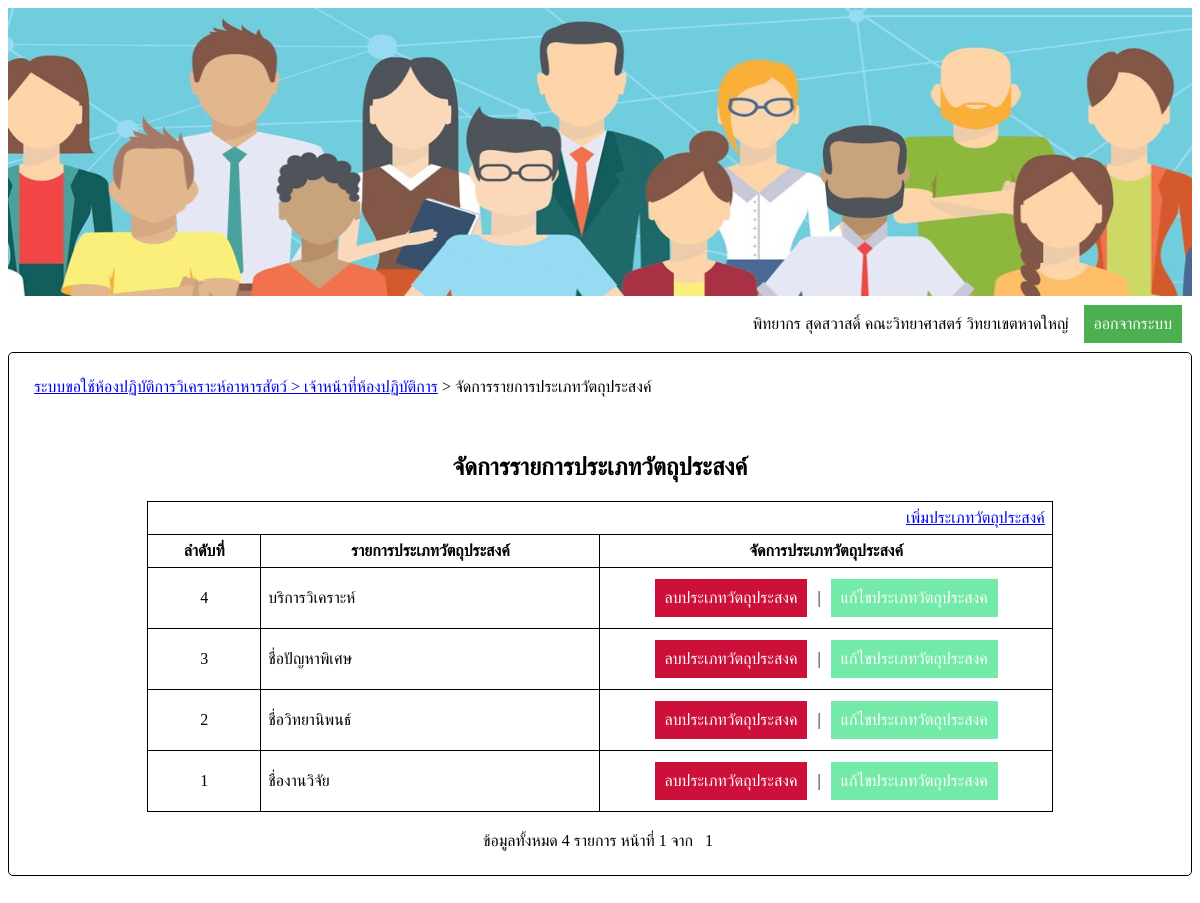
The app's page /AManageObj.php (signed in) with its own data.
### tables this page shows
CREATE TABLE `member` (
  `memCode` int(10) unsigned NOT NULL AUTO_INCREMENT,
  `username` varchar(30) NOT NULL,
  `password` varchar(45) NOT NULL,
  `memlevel` int(1) NOT NULL,
  `name` varchar(30) NOT NULL,
  `email` varchar(30) NOT NULL,
  `passmail` varchar(30) DEFAULT NULL,
  `depCode` char(3) NOT NULL,
  PRIMARY KEY (`memCode`),
  KEY `depCode` (`depCode`),
  CONSTRAINT `member_ibfk_1` FOREIGN KEY (`depCode`) REFERENCES `department` (`depCode`)
);

CREATE TABLE `objective` (
  `objCode` int(3) unsigned NOT NULL AUTO_INCREMENT,
  `objName` varchar(30) NOT NULL,
  PRIMARY KEY (`objCode`)
);

### AManageObj.php (the view, shortened to what this page needs)
<?php
		if(!(isset($_SESSION['memCode']) && isset($_SESSION['memName'])&& isset($_SESSION['facCode'])&& isset($_SESSION['facName'])&& isset($_SESSION['depCode']) && isset($_SESSION['depName'])))
		{
			echo "<script>
					alert('กรุณาเข้าสู่ระบบใหม่อีกครั้ง');
					window.open('login.php','_self');
			</script>";
		}else{
			$memCode = $_SESSION['memCode'];
			require('connectDB.php');
			$sqlSearchSessionMember = "select * from member where memCode='$memCode';";
			$resultSearchSessionMember = mysqli_query($con,$sqlSearchSessionMember);
			$recnumSearchSessionMember = mysqli_fetch_array($resultSearchSessionMember);
			$memName = $recnumSearchSessionMember[4];
			$facName = $_SESSION['facName'];
		}
?>
<html>
<head>
</head>
<body>
	<center>
		<img src='img/hrm_3.jpg'>
	</center>
	<table id='tbLog' cellpadding='5' width='100%'>
		<tr align='right'>
			<td width='90%'>
				<?php echo "$memName $facName วิทยาเขตหาดใหญ่";  ?>
			</td>
			<td align='center'>
				<button id='signOut'>ออกจากระบบ</button>
			</td>
		</tr>
	</table>
	<table id='myTable' width='100%' cellspacing='10' cellpadding='5'>
		<tr>
			<td colspan='3'><a href='Amain.php'> ระบบขอใช้ห้องปฏิบัติการวิเคราะห์อาหารสัตว์ > เจ้าหน้าที่ห้องปฏิบัติการ</a> > จัดการรายการประเภทวัตถุประสงค์</td>
		</tr>
		<tr>
			<td>&nbsp;</td>
		</tr>
		<tr>
			<td>
				<div align='center'>
					<h2>จัดการรายการประเภทวัตถุประสงค์</h2>
				</div>
				<table border='1' id='tbAnalysis' align='center' cellpadding='7' width='80%'>
					<tr align='right'>
						<td colspan='3'><a href='AAddObjective.php'>เพิ่มประเภทวัตถุประสงค์</a></td>
					</tr>
					<tr>
						<th width='10%'>ลำดับที่</th>
						<th width='30%'>รายการประเภทวัตถุประสงค์</th>
						<th width='40%'>จัดการประเภทวัตถุประสงค์</th>
					</tr>
					<?php
						require('connectDB.php');
						$sqlShowAnaList = "select * from objective";
						$resultShowAnaList = mysqli_query($con,$sqlShowAnaList);
						$numRowShowAnalist = mysqli_num_rows($resultShowAnaList);
						$perPage = 10;
						if(isset($_REQUEST['pageNo']))
						{
							$pageNo = $_REQUEST['pageNo'];
						}else
						{
							$pageNo = 1;
						}
						$pageStart = ($perPage*$pageNo)-$perPage;
						if($pageStart>=$numRowShowAnalist)
						{
							$totalPage = 1;
						}else
						{
							if(($numRowShowAnalist%$perPage)==0)
							{
								$totalPage = ($numRowShowAnalist/$perPage);
							}else
							{
								$totalPage = ($numRowShowAnalist/$perPage)+1;
								$totalPage = (int)$totalPage;
							}
						}
						$sqlShowAnaList .= " order by objCode desc limit $pageStart,$perPage;";
						$resultShowAnaList = mysqli_query($con,$sqlShowAnaList);
						$s = $numRowShowAnalist-$pageStart+1;
						while($recnumShowAnalist = mysqli_fetch_array($resultShowAnaList))
						{
							$s--;
							echo "<tr>
									<td><div id = '$s' class='$recnumShowAnalist[0]' align='center'>$s</div></td>
									<td>$recnumShowAnalist[1]</td>
									<td style='text-align:center;'>
										<button id='btDelAna' >ลบประเภทวัตถุประสงค</button>&nbsp;&nbsp;|&nbsp;
										<button id='btEditAna'>แก้ไขประเภทวัตถุประสงค</button>
									</td>
								</tr>";
						}
					?>
				</table>
			</td>
		</tr>
		<tr>
			<td align='center'>
				ข้อมูลทั้งหมด&nbsp;<?php echo $numRowShowAnalist; ?>&nbsp;รายการ&nbsp;หน้าที่ <?php echo $pageNo?>&nbsp;จาก&nbsp;
				<?php
				for($i=1;$i<=$totalPage;$i++)
				{
					$page1 = $pageNo-2;
					$page2 = $pageNo+2;
					if($i!=$pageNo && $i>=$page1 && $i <= $page2)
					{
						echo "[&nbsp;<a href='AManageObj.php?pageNo=$i'>$i</a>&nbsp;]";
					}else
					{
						if($i==$pageNo)
						{
							echo "&nbsp;$i&nbsp;";
						}
					}
				}
				?>
			</td>
		</tr>
	</table>
	<br><br>
</body>
</html>

### AManageObj.php (style rules this page uses)
body { font-family: sarabun; font-size: 100%; line-height: 1.5; height:90% }
img { height:40%; width:100%; }
table,#fixTB { border:1px solid black; border-collapse: collapse; }
#tbLog { border-left: none; border-right:none; border-top:none; border-bottom:none; }
#signOut { background-color: #4CAF50; border: none; color: white; padding:10px 10px; text-align:center; text-decoration:none; display: inline-block; font-size: 16px; margin: 4px 2px; cursor: pointer; }
#btDelAna { background-color: #CD1039; border: none; color: white; padding:10px 10px; text-align:center; text-decoration:none; display: inline-block; font-size: 16px; margin: 4px 2px; cursor: pointer; }
#btEditAna { background-color: #73EAA8; border: none; color: white; padding:10px 10px; text-align:center; text-decoration:none; display: inline-block; font-size: 16px; margin: 4px 2px; cursor: pointer; }
#myTable { border: 1px solid black; border-collapse: separate; border-radius: 5px; padding:10px; }

### records on screen
member: name "พิทยากร สุดสวาสดิ์"
objective: objName "บริการวิเคราะห์"
objective: objName "ชื่อปัญหาพิเศษ"
objective: objName "ชื่อวิทยานิพนธ์"
objective: objName "ชื่องานวิจัย"

### other values on screen
$facName "คณะวิทยาศาสตร์"
$numRowShowAnalist "4"
$pageNo "1"
